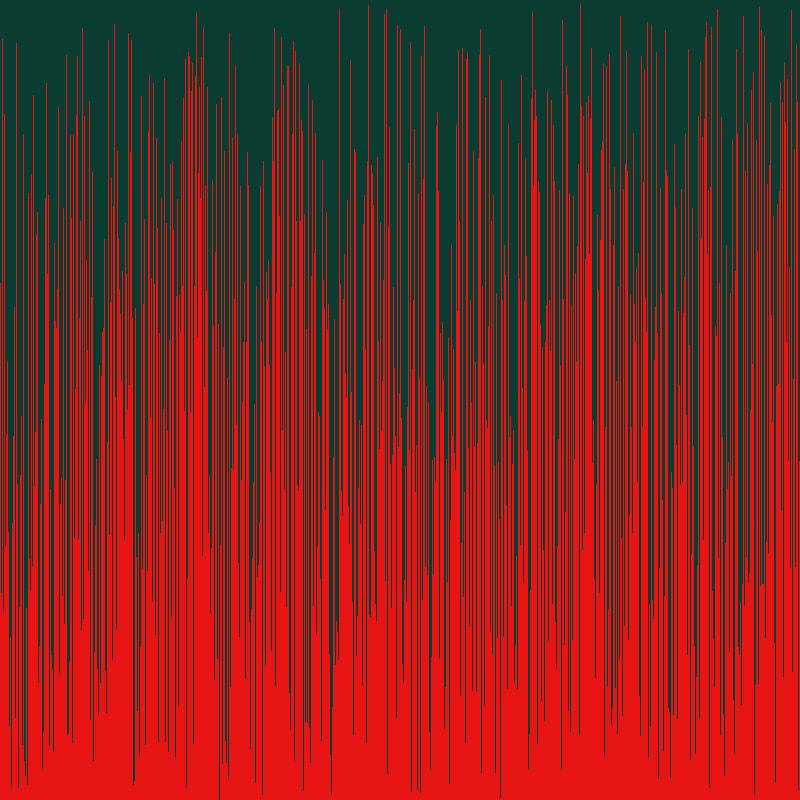
Frame 1 (no input)
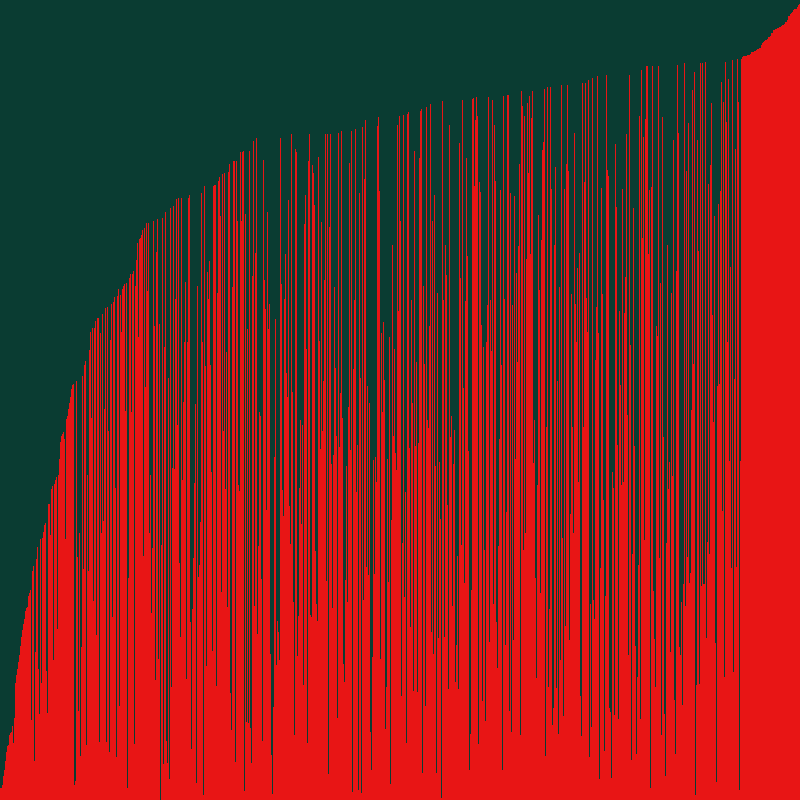
Frame 60 (the mouse pressed at the canvas centre just before this capture)
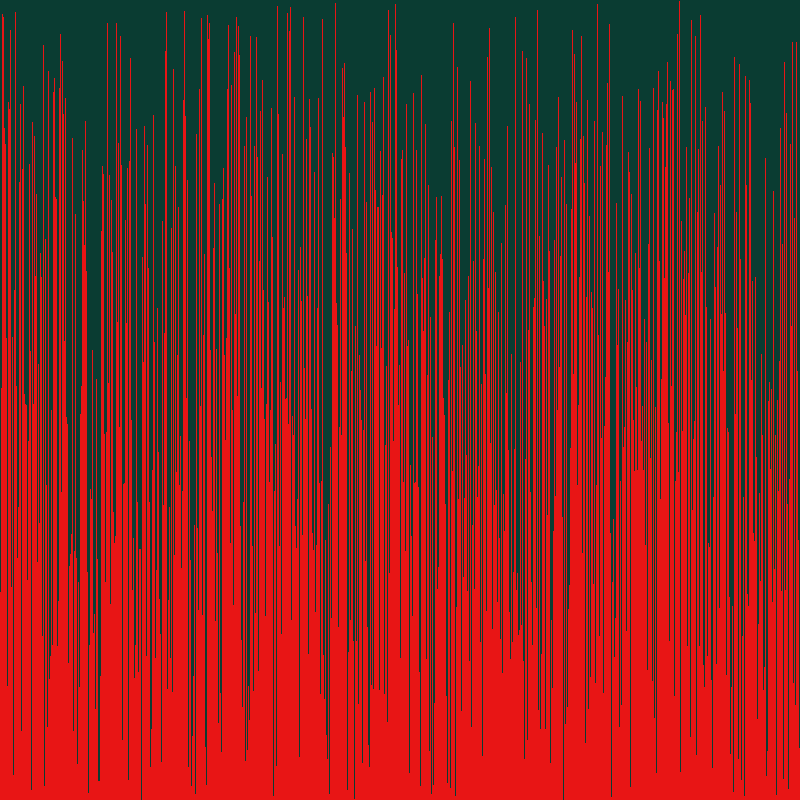
Frame 120 (the mouse held since frame 60 and released just before this capture)

The Processing sketch that drew these frames (run headless with seeded random() and noise(); from frame 60 on, the mouse is pressed at the canvas centre):

// Processing sketch: visualarraysorter
// ── visualarraysorter.pde
//1. create an array of ints. don't initialize it yet.
 int[] array;
void setup() {
  //2. set the size of your window
  size(800,800);
  //  if you are using Processing 3, you cannot use variables
  //  because the developers don't know how programming is supposed to work.

  //3. initialize your array with the built in width variable
  array = new int[width];
  //4. initialize the ints in the array with random numbers
  //   from 0 to the built in height variable
randomize();
  //5. call the noStroke() method
noStroke();
}

void draw() {
  //6. set the background color with background(r, g, b);
background(10,60,50);
  //7. set the color for your graph
fill(#E81515);
  //8. draw a rectangle for each int in your array.
  //   the x value will be the current index in the array
  //   the y value will the height variable
  //   the width is 1 (one)
  //   the height is negative the value of the element at the current index of the array
for(int i = 0; i<array.length; i++){
rect(i,height,1,-array[i]);
}
  //9. call the stepSort method
stepSort(array);
  //10. extract the code that randomizes the array into a method.

  //11. call the method you made in step 10 when the mouse is pressed
if(mousePressed){
  randomize();
}
}
void randomize(){
  for (int i = 0; i <array.length ; i++)
{
  array[i] = (int)random(0,height);
}
}
void stepSort(int[] arr) {
  for (int i = 1; i < arr.length; i++) {
    if (arr[i - 1] > arr[i]) {
      int t = arr[i];
      arr[i] = arr[i - 1];
      arr[i - 1] = t;
    }
  }
}
